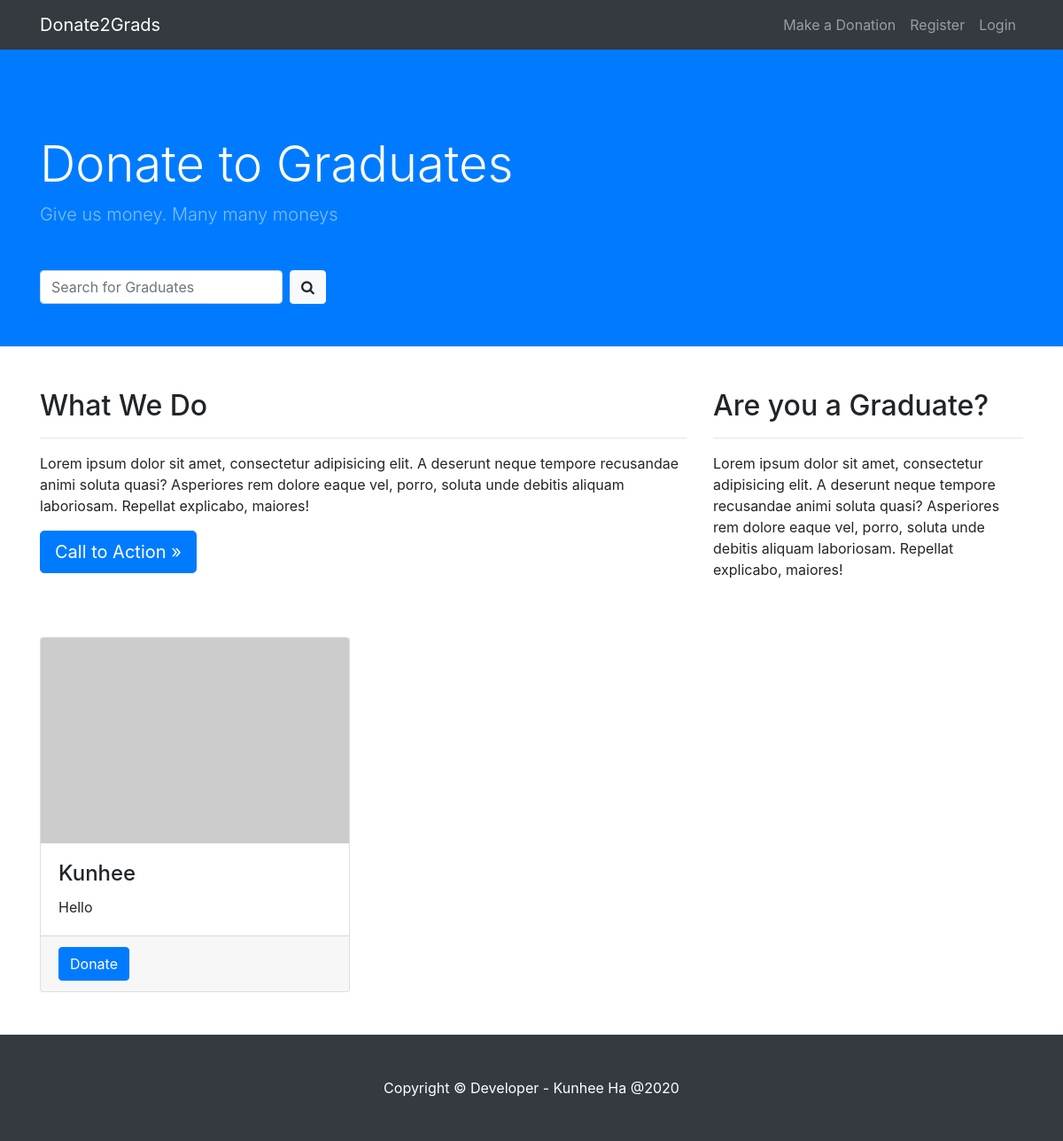
Before: / with the older database file.
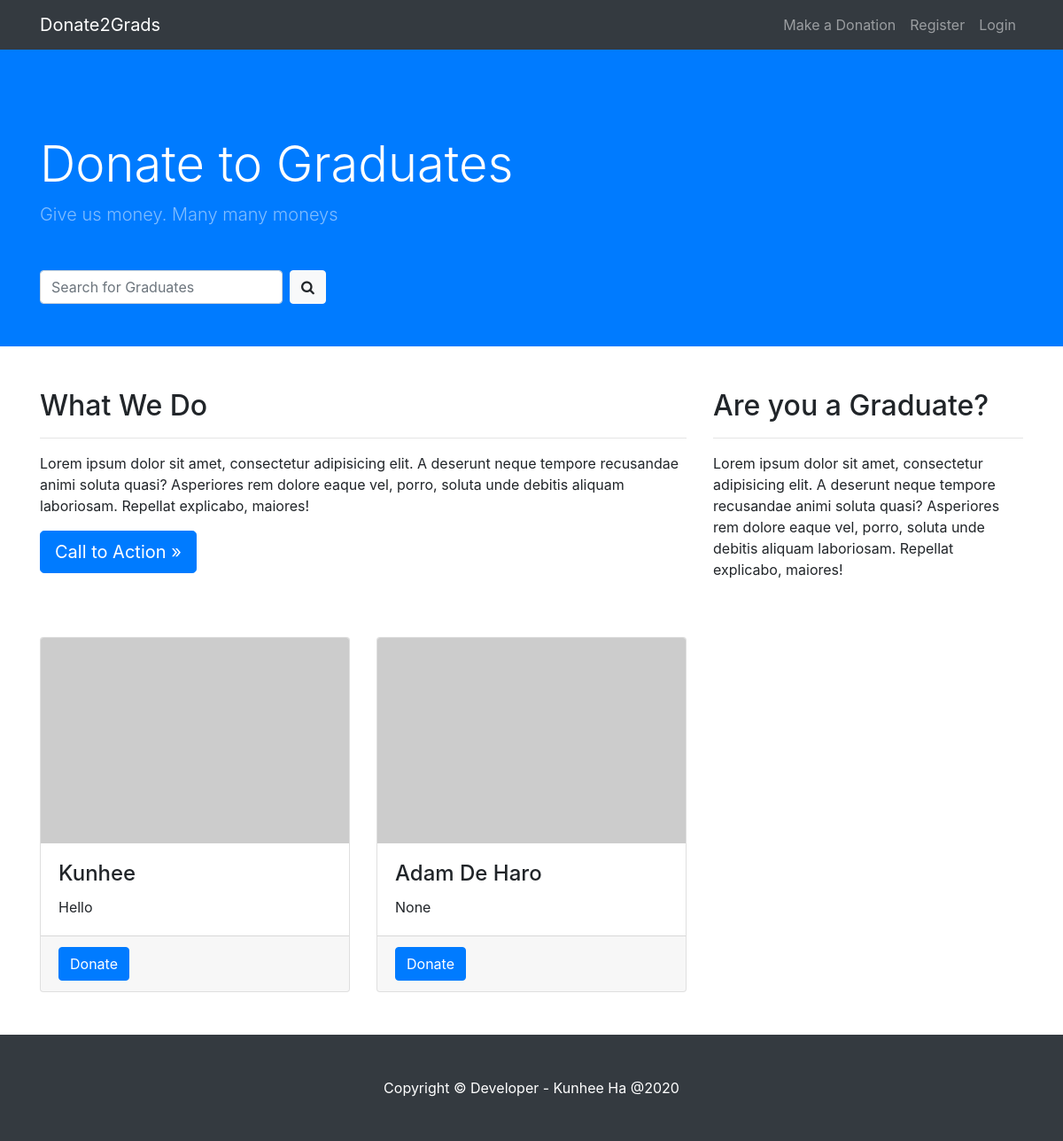
After: the same page with the newer database file.
### donationsite/models.py (models this page shows, shortened)
class User(db.Model, UserMixin):
    __tablename__ = 'user'
    id = db.Column(db.Integer(), primary_key=True)
    name = db.Column(db.String(30), nullable=False)
    email = db.Column(db.String(120), unique=True, nullable=False)
    image_file = db.Column(db.String(20), nullable=False,
                           default='default.jpg')
    password = db.Column(db.String(60), nullable=False)
    cv_file = db.Column(db.String(20), nullable=True)
    goals = db.Column(db.String(240), nullable=True)
    self_desc = db.Column(db.String(240), nullable=True)
    degree = db.relationship('Degree', secondary='user_degree')
    bank_details = db.relationship('Bankdetails', secondary='user_bankdetails')
    roles = db.relationship('Role', secondary='user_roles')

### donationsite/routes.py (the view)
@app.route('/', methods=['GET', 'POST'])
def index():
    grads = User.query.all()
    if request.method == 'POST':
        received = request.form['gradId']
        global gradid
        gradid = int(received)
    return render_template("index.html", grads=grads)

### donationsite/templates/index.html (shortened to what this page needs)
{% extends 'base.html' %}
{% block head %}
	<link rel="stylesheet" type="text/css" href="{{ url_for('static', filename='css/business-frontpage.css') }}">
{% endblock %}
{% block content %}
	<div class="bg-primary py-5 mb-5">
		<div class="container h-100">
			<div class="row h-100 align-items-center">
				<div class="col-lg-12">
					<h1 class="display-4 text-white mt-5 mb-2">Donate to Graduates</h1>
					<p class="lead mb-5 text-white-50">Give us money. Many many moneys</p>
					<form class="form-inline my-2 my-lg-0">
						<input class="form-control mr-sm-2" type="search" placeholder="Search for Graduates" aria-label="Search">
						<button class="btn btn-light my-2 my-sm-0" type="submit"><i class="fa fa-search" aria-hidden="true"></i></button>
					</form>
				</div>
			</div>
		</div>
	</div>
	<div class="container">
		<div class="row">
			<div class="col-md-8 mb-5">
				<h2>What We Do</h2>
				<hr>
				<p>Lorem ipsum dolor sit amet, consectetur adipisicing elit. A deserunt neque tempore recusandae animi soluta quasi? Asperiores rem dolore eaque vel, porro, soluta unde debitis aliquam laboriosam. Repellat explicabo, maiores!</p>
				<a class="btn btn-primary btn-lg" href="#">Call to Action &raquo;</a>
			</div>
			<div class="col-md-4 mb-5">
				<h2>Are you a Graduate?</h2>
				<hr>
				<p>Lorem ipsum dolor sit amet, consectetur adipisicing elit. A deserunt neque tempore recusandae animi soluta quasi? Asperiores rem dolore eaque vel, porro, soluta unde debitis aliquam laboriosam. Repellat explicabo, maiores!</p>
			</div>
		</div>
		<div class="row">
			{% for grad in grads %}
			<div class="col-md-4 mb-5">
				<div class="card h-100">
					<img class="card-img-top" src="https://placehold.it/300x200" alt="">
					<div class="card-body">
						<h4 class="card-title">{{ grad.name }}</h4>
						<p class="card-text">{{ grad.self_desc }}</p>
					</div>
					<div class="card-footer">
						<button data-gradid="{{ grad.id }}" class="btn btn-primary donateButton">Donate</button>
					</div>
				</div>
			</div>
			{% endfor %}
		</div>
	</div>
{% endblock content %}

### donationsite/templates/base.html (shortened to what this page needs)
<!DOCTYPE html>
<html>
<head>
    <link rel="stylesheet" href="{{ url_for('static', filename='icons/font-awesome-4.7.0/css/font-awesome.min.css') }}">
	<link rel="stylesheet" type="text/css" href="{{ url_for('static', filename='bootstrap/css/bootstrap.min.css') }}">
	{% block head %}{% endblock %}
</head>
<body>
	<header>
		<nav class="navbar navbar-expand-lg navbar-dark bg-dark fixed-top">
			<div class="container">
				<a class="navbar-brand" href="/">Donate2Grads</a>
				<div class="collapse navbar-collapse" id="navbarSupportedContent">
					<ul class="navbar-nav ml-auto">
						<li class="nav-item">
							<a class="nav-link" href="{{ url_for('makedonation') }}">Make a Donation</a>
						</li>
						{% if current_user.is_authenticated %}
						<li class="nav-item">
								<a class="nav-link" href="{{ url_for('account') }}">Account</a>
							</li>
							<li class="nav-item">
								<a class="nav-link" href="{{ url_for('logout') }}">Logout</a>
							</li>
						{% else %}
							<li class="nav-item">
								<a class="nav-link" href="{{ url_for('register') }}">Register</a>
							</li>
							<li class="nav-item">
								<a class="nav-link" href="{{ url_for('login') }}">Login</a>
							</li>
						{% endif %}
					</ul>
				</div>
			</div>
		</nav>
	</header>
	{% block content %}{% endblock %}
	<footer class="py-5 bg-dark">
		<div class="container">
			<p class="m-0 text-center text-white">Copyright &copy; Developer - Kunhee Ha @2020</p>
		</div>
	</footer>
</body>

### donationsite/static/css/business-frontpage.css (style rules this page uses)
body { padding-top: 56px; }

Changed rows visible on the page:
added User: name "Adam De Haro", self_desc "None"
